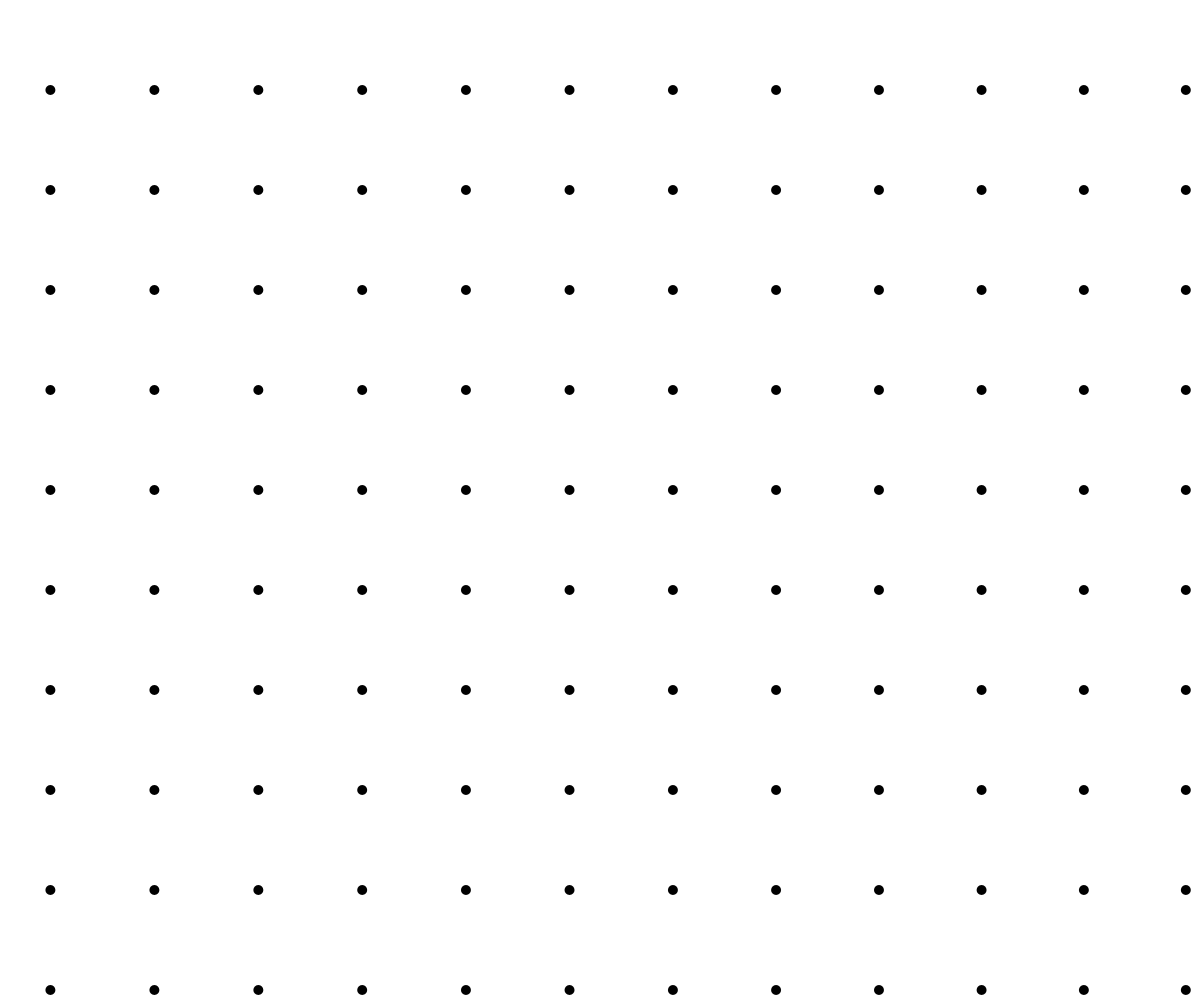
Frame 1 (no input)
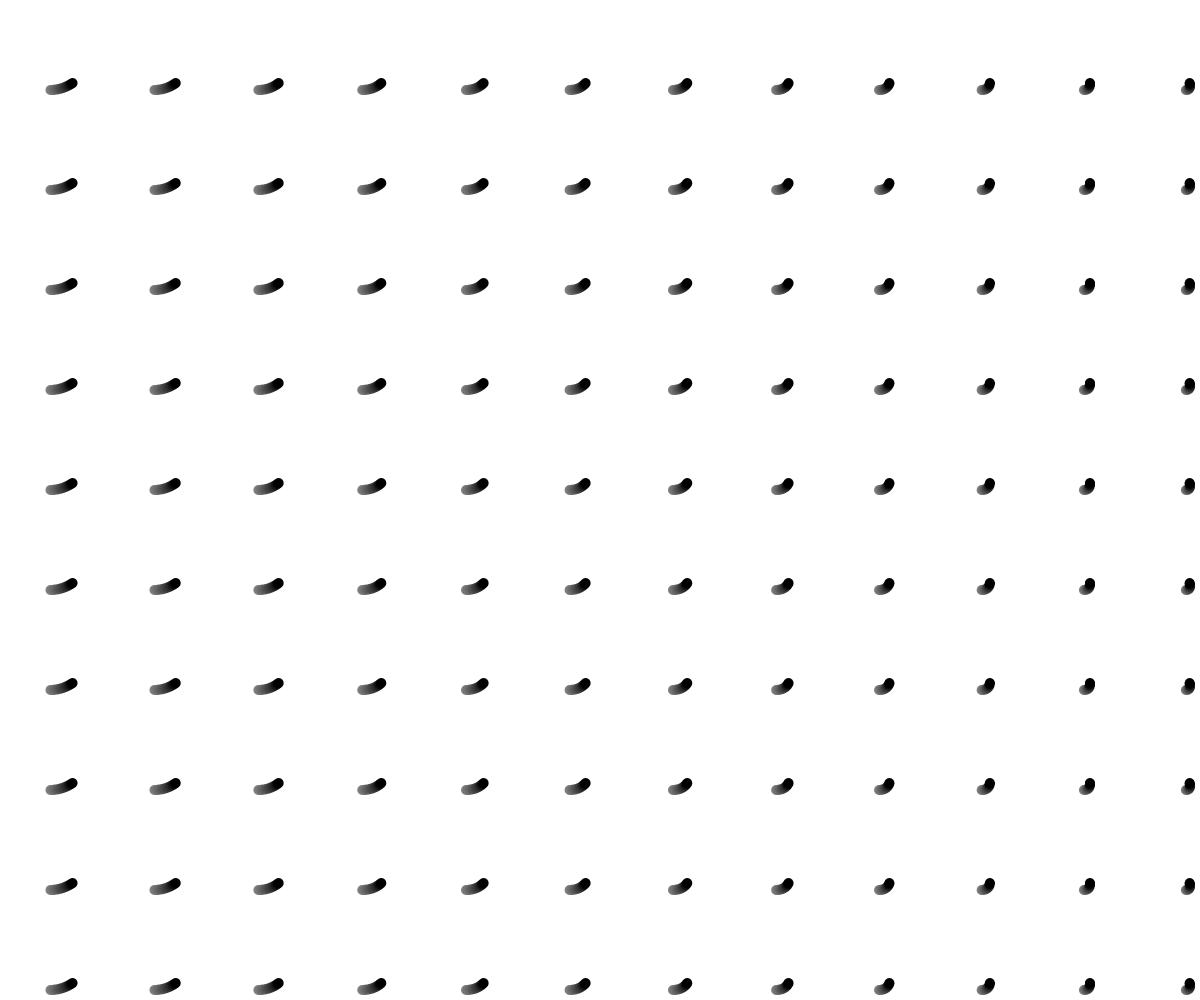
Frame 60 (no input)
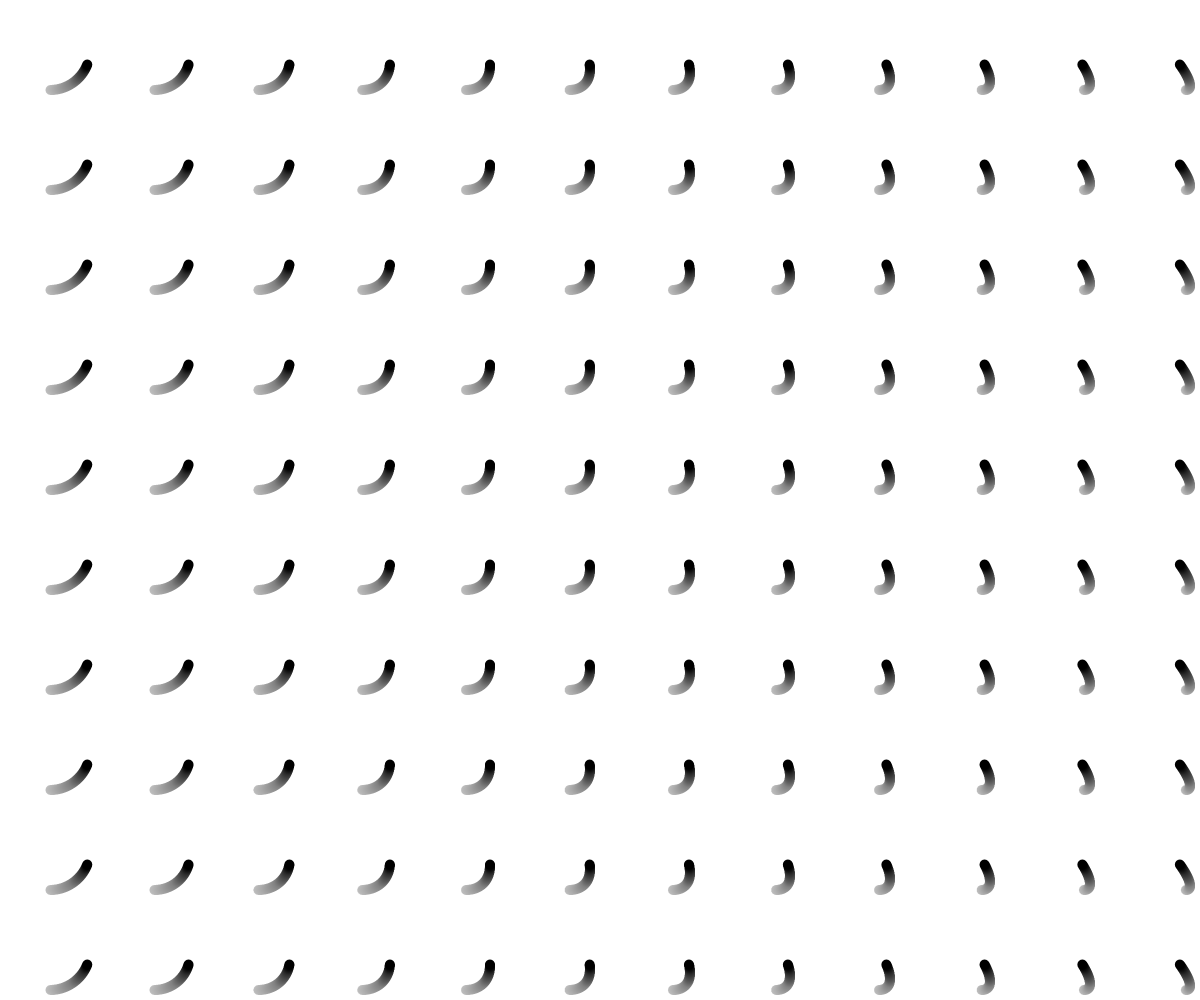
Frame 120 (the mouse pressed at the canvas centre since frame 60)

The p5.js sketch that drew these frames (run headless with seeded random() and noise() and a simulated clock; from frame 60 on, the mouse is pressed at the canvas centre):

// p5.js sketch
// ── sketch.js
const grid = {
	numColumns: 10,
	numRows: 10,
};
const ball = {
	diameter: 10,
	color: "black",
};
const moveProps = {
	amplitude: null,
	velocity: 0.01,
};

const array = [0, 0, 0, 1];

function defineNumCells() {
	grid.numRows = Math.floor(windowHeight / 100);
	grid.numColumns = Math.floor(windowWidth / 100);
}

function setup() {
	moveProps.amplitude = windowWidth / 30;
	defineNumCells();
	createCanvas(windowWidth, windowHeight);
	pixelDensity(2);
}

function draw() {
	noStroke();
	background("rgba(255,255,255,0.01)");

	fill("black");
	for (let yPos = 0; yPos < grid.numRows; yPos = yPos + 1) {
		for (let xPos = 0; xPos < grid.numColumns; xPos = xPos + 1) {
			const sizeColumn = windowWidth / grid.numColumns;
			const sizeRow = windowHeight / grid.numRows;
			const positionBall = {
				x: sizeColumn * xPos + sizeColumn / 2,
				y: sizeRow * yPos + sizeRow / 2,
			};

			const deplacement = {
				x:
					Math.sin((frameCount + xPos * 10) * moveProps.velocity) *
					moveProps.amplitude,
				y: Math.cos(frameCount * moveProps.velocity) * moveProps.amplitude,
			};

			noStroke();
			fill("black");
			ellipse(
				positionBall.x + deplacement.x,
				positionBall.y + deplacement.y,
				ball.diameter
			);
		}
	}
}

function windowResized() {
	resizeCanvas(windowWidth, windowHeight);
	setup();
}
